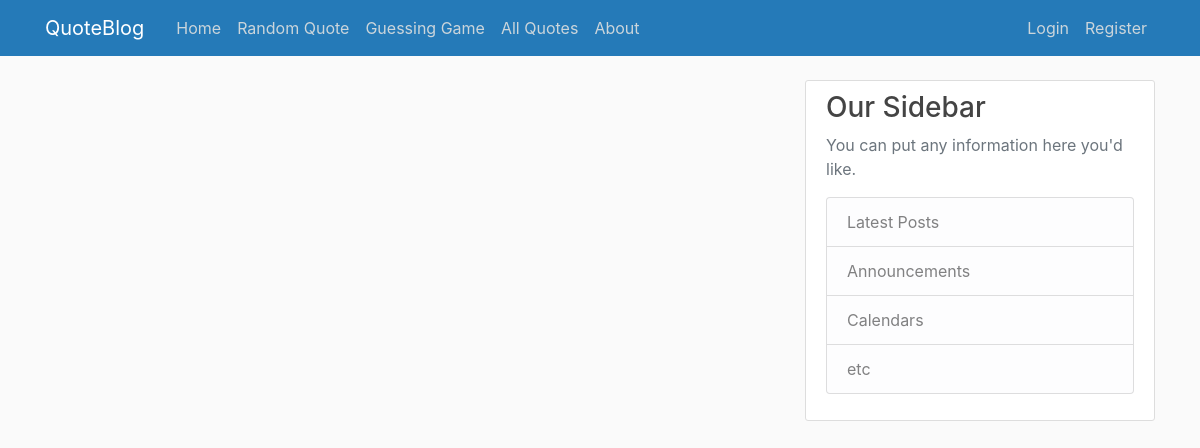
Page /home on the earlier database version.
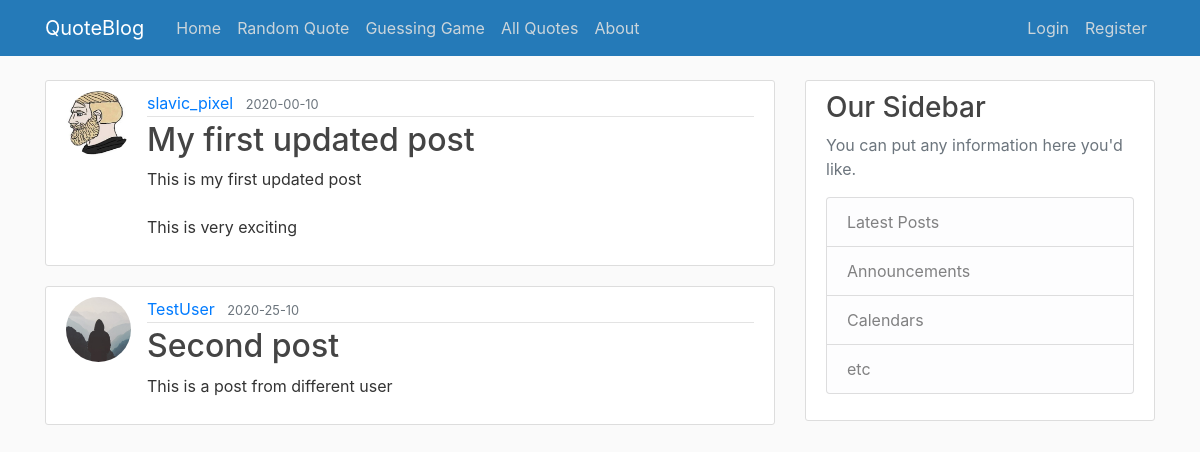
Same page on the later database version.
### quoteblog/models.py (models this page shows, shortened)
class Post(db.Model):
    id = db.Column(db.Integer, primary_key=True)
    title =  db.Column(db.String(100), nullable=False)
    date_posted = db.Column(db.DateTime, nullable=False, default=datetime.utcnow)
    content = db.Column(db.Text, nullable=False)
    user_id = db.Column(db.Integer, db.ForeignKey('user.id'), nullable=False)

class User(db.Model, UserMixin):
    id = db.Column(db.Integer, primary_key=True)
    username = db.Column(db.String(20), unique=True, nullable=False)
    email = db.Column(db.String(120), unique=True, nullable=False)
    image_file = db.Column(db.String(20), nullable=False, default='default.jpg')
    password = db.Column(db.String(60), nullable=False)
    posts = db.relationship('Post', backref='author', lazy=True)

### quoteblog/routes.py (the view)
@app.route("/")
@app.route("/home")
def home():
    posts = Post.query.all()
    return render_template('home.html', posts=posts)

### quoteblog/templates/home.html
{% extends "layout.html" %}
{% block content %}
    {% for post in posts %}
        <article class="media content-section">
          <img class="rounded-circle article-img" src="{{ url_for('static', filename='profile_pics/' + post.author.image_file) }}">
          <div class="media-body">
            <div class="article-metadata">
              <a class="mr-2" href="#">{{ post.author.username }}</a>
              <small class="text-muted">{{ post.date_posted.strftime('%Y-%M-%d') }}</small>
            </div>
            <h2><a class="article-title" href="{{ url_for('post', post_id=post.id) }}">{{ post.title }}</a></h2>
            <p class="article-content">{{ post.content }}</p>
          </div>
        </article>
    {% endfor %}
{% endblock content %}

### quoteblog/templates/layout.html (shortened to what this page needs)
<!doctype html>
<html lang="en">
  <head>
    <link rel="stylesheet" href="https://stackpath.bootstrapcdn.com/bootstrap/4.3.1/css/bootstrap.min.css">
    <link rel="stylesheet" type="text/css" href="{{ url_for('static', filename='main.css') }}">
</head>
<body>
    <header class="site-header">
        <nav class="navbar navbar-expand-md navbar-dark bg-steel fixed-top">
          <div class="container">
            <a class="navbar-brand mr-4" href="/">QuoteBlog</a>
            <div class="collapse navbar-collapse" id="navbarToggle">
              <div class="navbar-nav mr-auto">
                <a class="nav-item nav-link" href="{{ url_for('home') }}">Home</a>
                <a class="nav-item nav-link" href="{{ url_for('random_pick') }}">Random Quote</a>
                <a class="nav-item nav-link" href="{{ url_for('guess') }}">Guessing Game</a>
                <a class="nav-item nav-link" href="{{ url_for('allquotes') }}">All Quotes</a>
                <a class="nav-item nav-link" href="{{ url_for('about') }}">About</a>
              </div>
              <div class="navbar-nav">
                {% if current_user.is_authenticated %}
                <a href="{{ url_for('account') }}"><img class="rounded-circle account-img-nav" src="{{ url_for('static', filename='profile_pics/' + current_user.image_file) }}"></a>
                  <a class="nav-item nav-link" href="{{ url_for('account') }}">Account</a>
                  <a class="nav-item nav-link" href="{{ url_for('new_post') }}">New Post</a>
                  <a class="nav-item nav-link" href="{{ url_for('logout') }}">Logout</a>
                {% else %}
                  <a class="nav-item nav-link" href="{{ url_for('login') }}">Login</a>
                  <a class="nav-item nav-link" href="{{ url_for('register') }}">Register</a>
                {% endif %}
              </div>
            </div>
          </div>
        </nav>
      </header>
      <main role="main" class="container">
        <div class="row">
          <div class="col-md-8">
            {% block content %}{% endblock %}
          </div>
          <div class="col-md-4">
            <div class="content-section">
              <h3>Our Sidebar</h3>
              <p class='text-muted'>You can put any information here you'd like.
                <ul class="list-group">
                  <li class="list-group-item list-group-item-light">Latest Posts</li>
                  <li class="list-group-item list-group-item-light">Announcements</li>
                  <li class="list-group-item list-group-item-light">Calendars</li>
                  <li class="list-group-item list-group-item-light">etc</li>
                </ul>
              </p>
            </div>
          </div>
        </div>
      </main>
</body>
</html>

### quoteblog/static/main.css (style rules this page uses)
body { background: #fafafa; color: #333333; margin-top: 5rem; }
h1, h2, h3, h4, h5, h6 { color: #444444; }
.bg-steel { background-color: #257ab8; }
.site-header .navbar-nav .nav-link { color: #cbd5db; }
.content-section { background: #ffffff; padding: 10px 20px; border: 1px solid #dddddd; border-radius: 3px; margin-bottom: 20px; }
.article-title { color: #444444; }
.article-content { white-space: pre-line; }
.article-img { height: 65px; width: 65px; margin-right: 16px; }
.article-metadata { padding-bottom: 1px; margin-bottom: 4px; border-bottom: 1px solid #e3e3e3 }

Differences in the rows shown:
added Post: image_file (picture), author.username "slavic_pixel", date_posted "2020-00-10", title "My first updated post", content "This is my first updated post This is very exciting"
added Post: image_file (placeholder picture), author.username "TestUser", date_posted "2020-25-10", title "Second post", content "This is a post from different user"
